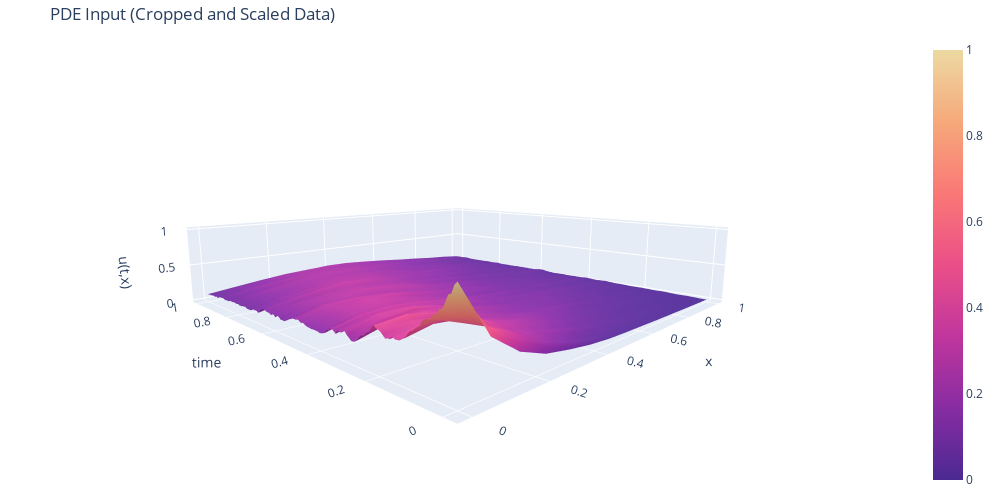

The notebook cell saved with this chart:
### Markdown cell above
## Rescale

### Code cell
x.min()
x_scaled, x_min, x_max = helpers.min_max_fit(x, 0., 1.)
t_scaled, t_min, t_max = helpers.min_max_fit(t_true, 0., 1.)
u_scaled, u_min, u_max = helpers.min_max_fit(u_true, 0., 1.)

plot_data.plot_surface(
        z=u_scaled, x=x_scaled, y=t_scaled,
        xaxis_title="x", yaxis_title="time", zaxis_title="u(t,x)",
        title='PDE Input (Cropped and Scaled Data)',
        hovertemplate='t: %{y:0.2f}<br>x: %{x:0.2f}<br> u: %{z:0.2f}<extra></extra>',
        colorscale='agsunset'
    )

x_inv = helpers.min_max_fit_inv(x_scaled, x_min, x_max, 0., 1.,)
t_inv = helpers.min_max_fit_inv(t_scaled, t_min, t_max, 0., 1.,)
u_inv = helpers.min_max_fit_inv(u_scaled, u_min, u_max, 0., 1.,)

print(t_inv[-1] - t_inv[-2])

print("||u_inv - u_true||_2", np.linalg.norm(u_inv-u_true))

### Figure 1 — Plotly figure (JSON) as saved in the notebook; plotly's stock layout.template omitted (floating-point values rounded to 4 significant figures; data arrays with more than 128 entries replaced by an {"elided": "..."} marker saying what was removed)
{"data": [{"colorscale": [[0, "rgb(75, 41, 145)"], [0.1667, "rgb(135, 44, 162)"], [0.3333, "rgb(192, 54, 157)"], [0.5, "rgb(234, 79, 136)"], [0.6667, "rgb(250, 120, 118)"], [0.8333, "rgb(246, 169, 122)"], [1, "rgb(237, 217, 163)"]], "hovertemplate": "t: %{y:0.2f}<br>x: %{x:0.2f}<br> u: %{z:0.2f}<extra></extra>", "type": "surface", "x": [0.0, 0.07692, 0.1538, 0.2308, 0.3077, 0.3846, 0.4615, 0.5385, 0.6154, 0.6923, 0.7692, 0.8462, 0.9231, 1.0], "y": {"elided": "150 float values"}, "z": {"elided": "150x14 float values"}}], "layout": {"autosize": false, "height": 500, "margin": {"b": 10, "l": 10, "r": 10, "t": 40}, "scene": {"aspectratio": {"x": 1, "y": 1, "z": 0.2}, "camera": {"eye": {"x": -1, "y": -1, "z": 0.25}}, "xaxis": {"title": {"text": "x"}}, "yaxis": {"title": {"text": "time"}}, "zaxis": {"title": {"text": "u(t,x)"}}}, "title": {"text": "PDE Input (Cropped and Scaled Data)"}, "width": 1000}}
